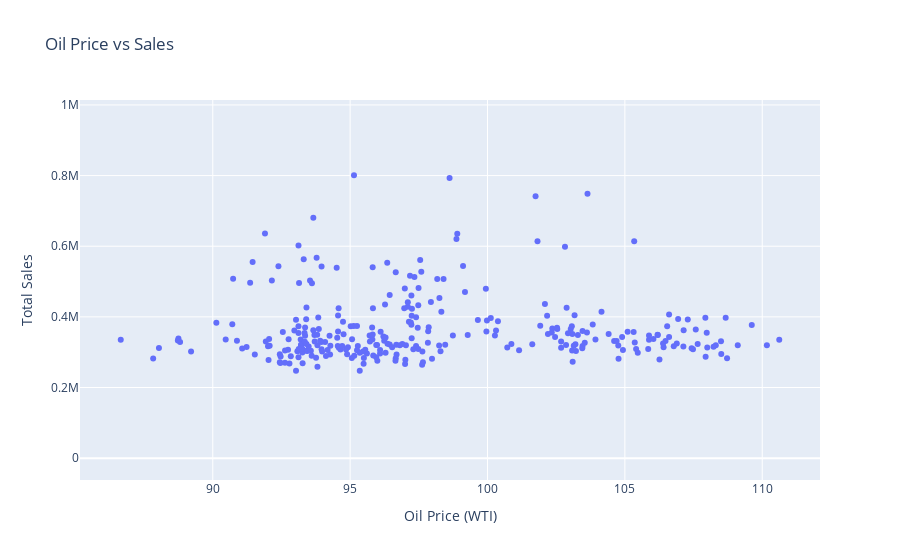

The code cell stored with this chart in its notebook:
### Markdown cell above
**Item & Family-Level Insights:**

*Perishability Effect:*

- Perishable items have a slightly higher average sales per record (≈10 units) compared to non-perishables (≈8 units).

- This suggests that perishable items drive more frequent purchases, likely due to shorter shelf life and regular replenishment needs.

*Top Families:*

- Sales are dominated by the Grocery I category, which far exceeds all others in total unit sales.

- Beverages and Cleaning are the next largest families, while Produce, Dairy, and Bread/Bakery also contribute notably.

- Niche categories like Deli, Meats, and Personal Care have much smaller shares.

*Implication:* Product family and perishability are key factors that explain sales variation, and should be included as categorical features in modeling.

### Code cell
# External Factors

sales_oil = train.groupby("date")["unit_sales"].sum().reset_index()
sales_oil = sales_oil.merge(oil, on="date", how="left")

# Compute correlation only on numeric columns
correlation = sales_oil[["unit_sales", "dcoilwtico"]].corr().loc["unit_sales", "dcoilwtico"]
print("Correlation with oil price:", correlation)

# Scatter plot
fig = px.scatter(sales_oil, x="dcoilwtico", y="unit_sales", 
                 title="Oil Price vs Sales", 
                 labels={"dcoilwtico": "Oil Price (WTI)", "unit_sales": "Total Sales"})
fig.show()

### Figure 1 — Plotly figure (JSON) as saved in the notebook; plotly's stock layout.template omitted (floating-point values rounded to 4 significant figures; data arrays with more than 128 entries replaced by an {"elided": "..."} marker saying what was removed)
{"data": [{"hovertemplate": "Oil Price (WTI)=%{x}<br>Total Sales=%{y}<extra></extra>", "legendgroup": "", "marker": {"color": "#636efa", "symbol": "circle"}, "mode": "markers", "name": "", "orientation": "v", "showlegend": false, "type": "scatter", "x": {"elided": "432 float values"}, "xaxis": "x", "y": {"elided": "432 float values"}, "yaxis": "y"}], "layout": {"legend": {"tracegroupgap": 0}, "title": {"text": "Oil Price vs Sales"}, "xaxis": {"anchor": "y", "domain": [0, 1], "title": {"text": "Oil Price (WTI)"}}, "yaxis": {"anchor": "x", "domain": [0, 1], "title": {"text": "Total Sales"}}}}
